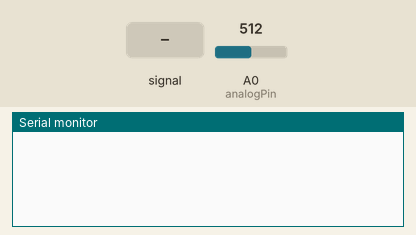
Bench run of a sketch on a simulated Arduino Uno, built with avr-gcc and run on an emulated ATmega328P. Parts: the last lines printed to the serial monitor. The inputs (shaded band) are chosen by the test bench; at power-on: A0 (analogPin) = 512.

Above: at 1.2 s.
1.3 s: A0 (analogPin) fed a 200 Hz sine of ±81 counts around its level
At 2.2 s:
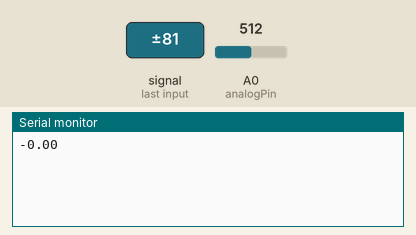
3.7 s: A0 (analogPin) set to 716
At 3.8 s:
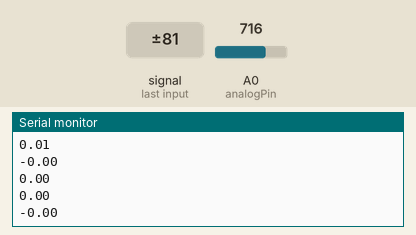
5.2 s: A0 (analogPin) fed a 1000 Hz sine of ±255 counts around its level
At 5.53 s:
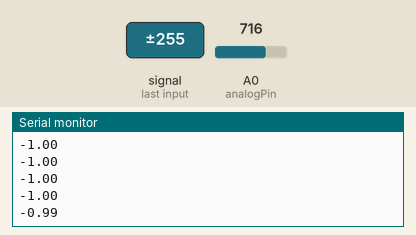
6.7 s: A0 (analogPin) set to 900
At 6.76 s:
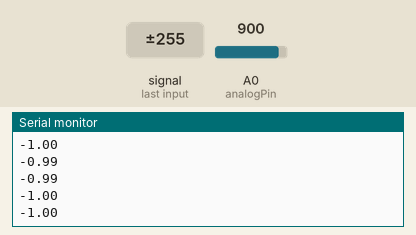
Timing chart, 0 to 9.2 s (numbered marks = the images above; inputs shaded):
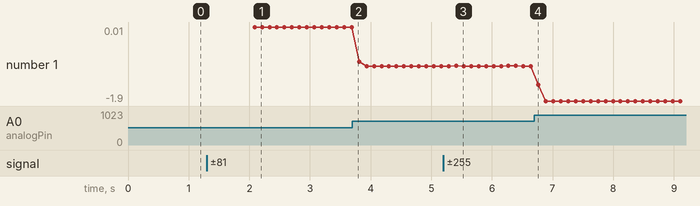

The sketch:

arduino_code.in.ino
```cpp
const int analogPin = A0;//pin to use
const int loopTimes = 9600/10; //Number of loops until send the average calculated value
//Increse this value if you are not getting 0 with nothing connected
const int calibrationLoopCount = 15; //Auto calibration number of reads (the values read by analog read may vary depending on the power supply)


float baseValue=0;
int baseCount;
float avRead=0; //average voltage value

void setup() {
  // put your setup code here, to run once:
  Serial.begin(9600);
  pinMode(analogPin, INPUT_PULLUP);
  baseCount=calibrationLoopCount;
}


void loop() {

  for(int i=0;i<loopTimes; i++){

    // read the input on analog pin 0:
    int sensorValue = analogRead(analogPin);

    // Convert the analog reading (which goes from 0 - 1023) to a voltage (0 - 5V):
    float voltage = sensorValue * (5.0 / 1023.0);

    avRead+=voltage;
  }

    float voltage=avRead/loopTimes;

    if(baseCount < 0){
    // print out the  average value you read:
    Serial.println(baseValue-voltage);


    }else if(baseCount == 0){

      baseValue=baseValue/calibrationLoopCount ;
      //Serial.print("Base:");
      //Serial.println(baseValue);
    }

    else{
      baseValue+=voltage;
      //Serial.print("DEBUG:");
      //Serial.println(baseValue);
  }

   avRead=0;

  if(baseCount!=-1){
    baseCount--;
  }

}
```

Measured:
- after the input at 1.3 s, the serial monitor: prints a new line after 0.79 s (image 1)
- after the input at 5.2 s, the serial monitor: prints a new line after 0.21 s (image 3)
- plotted number 1: 0 → -1 after the input at 3.7 s, -1 → -1.9 after the input at 6.7 s
